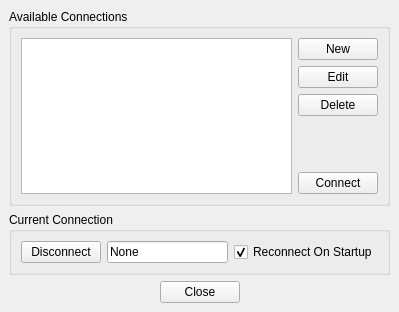
<ui version="4.0" >
 <class>HLAWindow</class>
 <widget class="QWidget" name="HLAWindow" >
  <property name="geometry" >
   <rect>
    <x>0</x>
    <y>0</y>
    <width>399</width>
    <height>312</height>
   </rect>
  </property>
  <property name="windowTitle" >
   <string>HLA Connections</string>
  </property>
  <layout class="QVBoxLayout" >
   <property name="spacing" >
    <number>6</number>
   </property>
   <property name="margin" >
    <number>9</number>
   </property>
   <item>
    <widget class="QGroupBox" name="groupBox" >
     <property name="title" >
      <string>Available Connections</string>
     </property>
     <layout class="QHBoxLayout" >
      <property name="spacing" >
       <number>6</number>
      </property>
      <property name="margin" >
       <number>9</number>
      </property>
      <item>
       <widget class="QListWidget" name="mNetworkListWidget" >
        <property name="toolTip" >
         <string>Select an existing network connection from the list. </string>
        </property>
       </widget>
      </item>
      <item>
       <layout class="QVBoxLayout" >
        <property name="spacing" >
         <number>6</number>
        </property>
        <property name="margin" >
         <number>0</number>
        </property>
        <item>
         <widget class="QPushButton" name="mNewPushButton" >
          <property name="toolTip" >
           <string>Create a new network connection. </string>
          </property>
          <property name="text" >
           <string>New</string>
          </property>
         </widget>
        </item>
        <item>
         <widget class="QPushButton" name="mEditPushButton" >
          <property name="toolTip" >
           <string>Edit an existing network connection. </string>
          </property>
          <property name="text" >
           <string>Edit</string>
          </property>
         </widget>
        </item>
        <item>
         <widget class="QPushButton" name="mDeletePushButton" >
          <property name="toolTip" >
           <string>Delete the currently selected network connection. </string>
          </property>
          <property name="text" >
           <string>Delete</string>
          </property>
         </widget>
        </item>
        <item>
         <spacer>
          <property name="orientation" >
           <enum>Qt::Vertical</enum>
          </property>
          <property name="sizeHint" stdset="0" >
           <size>
            <width>20</width>
            <height>40</height>
           </size>
          </property>
         </spacer>
        </item>
        <item>
         <widget class="QPushButton" name="mConnectPushButton" >
          <property name="toolTip" >
           <string>Connect to the currently selected federation. </string>
          </property>
          <property name="text" >
           <string>Connect</string>
          </property>
         </widget>
        </item>
       </layout>
      </item>
     </layout>
    </widget>
   </item>
   <item>
    <widget class="QGroupBox" name="groupBox_2" >
     <property name="title" >
      <string>Current Connection</string>
     </property>
     <layout class="QHBoxLayout" >
      <property name="spacing" >
       <number>6</number>
      </property>
      <property name="margin" >
       <number>9</number>
      </property>
      <item>
       <widget class="QPushButton" name="mDisconnectPushButton" >
        <property name="toolTip" >
         <string>Disconnect from the currently selected federation.</string>
        </property>
        <property name="text" >
         <string>Disconnect</string>
        </property>
       </widget>
      </item>
      <item>
       <widget class="QLineEdit" name="mCurrentFederationLineEdit" >
        <property name="toolTip" >
         <string>The current federation you are connected to.</string>
        </property>
        <property name="text" >
         <string>None</string>
        </property>
        <property name="readOnly" >
         <bool>true</bool>
        </property>
       </widget>
      </item>
      <item>
       <widget class="QCheckBox" name="mReconnectOnStartupCheckBox" >
        <property name="toolTip" >
         <string>Check this box if you want the Stealth Viewer to reconnect to the previous connection on startup.</string>
        </property>
        <property name="text" >
         <string>Reconnect On Startup</string>
        </property>
        <property name="checked" >
         <bool>true</bool>
        </property>
       </widget>
      </item>
     </layout>
    </widget>
   </item>
   <item>
    <layout class="QVBoxLayout" >
     <property name="spacing" >
      <number>2</number>
     </property>
     <property name="margin" >
      <number>0</number>
     </property>
     <item>
      <layout class="QHBoxLayout" >
       <property name="spacing" >
        <number>2</number>
       </property>
       <property name="margin" >
        <number>0</number>
       </property>
       <item>
        <spacer>
         <property name="orientation" >
          <enum>Qt::Horizontal</enum>
         </property>
         <property name="sizeHint" stdset="0" >
          <size>
           <width>40</width>
           <height>20</height>
          </size>
         </property>
        </spacer>
       </item>
       <item>
        <widget class="QPushButton" name="mClosePushButton" >
         <property name="toolTip" >
          <string>Close this window. </string>
         </property>
         <property name="text" >
          <string>Close</string>
         </property>
        </widget>
       </item>
       <item>
        <spacer>
         <property name="orientation" >
          <enum>Qt::Horizontal</enum>
         </property>
         <property name="sizeHint" stdset="0" >
          <size>
           <width>40</width>
           <height>20</height>
          </size>
         </property>
        </spacer>
       </item>
      </layout>
     </item>
    </layout>
   </item>
  </layout>
 </widget>
 <tabstops>
  <tabstop>mNewPushButton</tabstop>
  <tabstop>mEditPushButton</tabstop>
  <tabstop>mDeletePushButton</tabstop>
  <tabstop>mClosePushButton</tabstop>
 </tabstops>
 <resources/>
 <connections>
  <connection>
   <sender>mClosePushButton</sender>
   <signal>clicked()</signal>
   <receiver>HLAWindow</receiver>
   <slot>close()</slot>
   <hints>
    <hint type="sourcelabel" >
     <x>248</x>
     <y>396</y>
    </hint>
    <hint type="destinationlabel" >
     <x>249</x>
     <y>421</y>
    </hint>
   </hints>
  </connection>
 </connections>
</ui>
